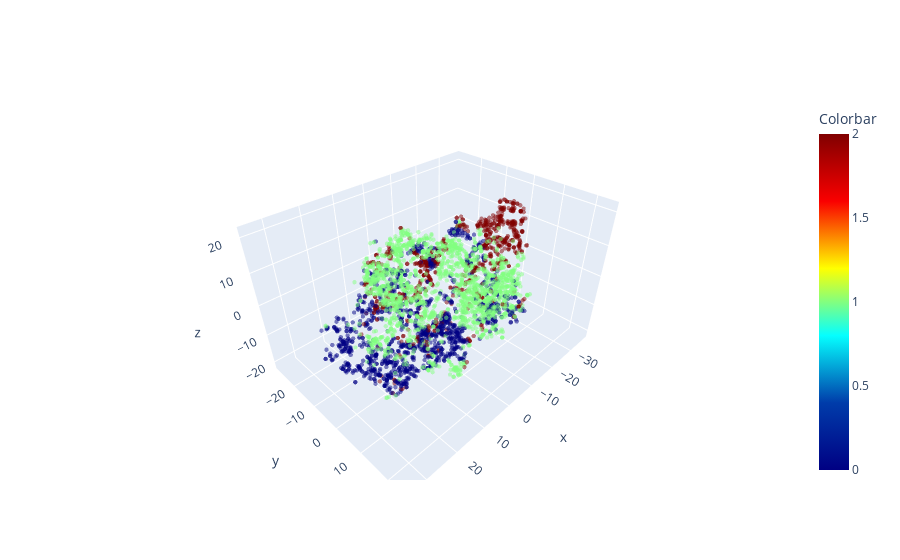

Source (notebook cell):
### Code cell
# import matplotlib.pyplot as plt
# emb = p_data_emb.embedding_

# Color scale for Scatter Plots with Graph Objects
import plotly.graph_objects as go

# fig = go.Figure()

# Create list from 0 to 39 to use as x, y, and color
# values = list(range(len(item_carried)))


def toint(n):
    return int(n)

values=list(map(toint, item_carried))

# print(values[1].dtype)
# print(values2[1].dtype)

fig = go.Figure(data=[go.Scatter3d(
    x=emb[:,0],
    y=emb[:,1],
    z=emb[:,2],
    mode='markers',
    marker=dict(
        size=1.5,
        color=values,                # set color to an array/list of desired values
#         colorscale=plotly.colors.cyclical.IceFire, 
        colorscale=plotly.colors.sequential.Jet,
        opacity=0.5,
        colorbar=dict(title="Colorbar")
    ) 
        
)])

fig.show()

### Figure 1 — Plotly figure (JSON) as saved in the notebook; plotly's stock layout.template omitted (floating-point values rounded to 4 significant figures; data arrays with more than 128 entries replaced by an {"elided": "..."} marker saying what was removed)
{"data": [{"marker": {"color": {"elided": "4012 int values"}, "colorbar": {"title": {"text": "Colorbar"}}, "colorscale": [[0, "rgb(0,0,131)"], [0.2, "rgb(0,60,170)"], [0.4, "rgb(5,255,255)"], [0.6, "rgb(255,255,0)"], [0.8, "rgb(250,0,0)"], [1, "rgb(128,0,0)"]], "opacity": 0.5, "size": 1.5}, "mode": "markers", "type": "scatter3d", "x": {"elided": "4012 float values"}, "y": {"elided": "4012 float values"}, "z": {"elided": "4012 float values"}}], "layout": {}}
